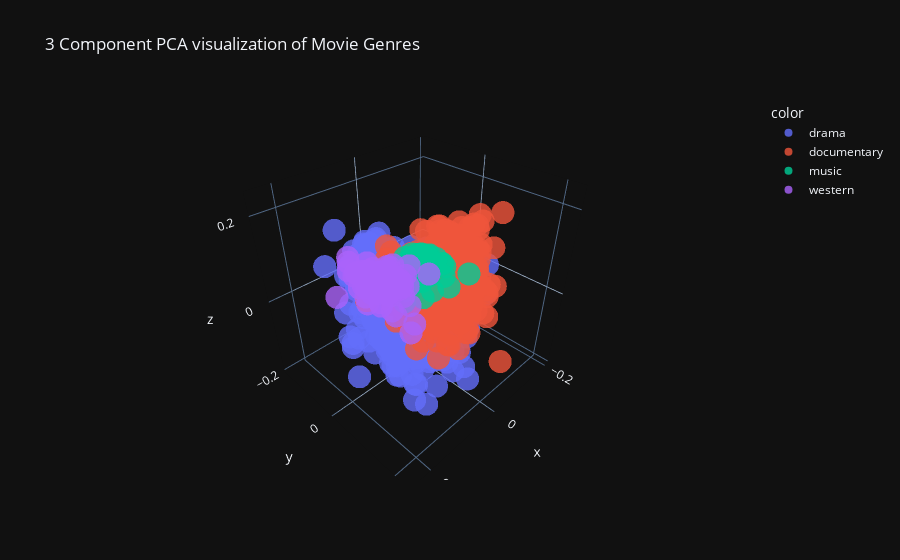

The code cell stored with this chart in its notebook:
### Code cell
fig = px.scatter_3d(x=X_pca[:, 0], y=X_pca[:, 1], z=X_pca[:, 2], color=df['Genre'], opacity=0.8,
                    title="3 Component PCA visualization of Movie Genres", hover_name=df['Title'], template='plotly_dark')
fig.show()

### Figure 1 — Plotly figure (JSON) as saved in the notebook; plotly's stock layout.template omitted (floating-point values rounded to 4 significant figures; data arrays with more than 128 entries replaced by an {"elided": "..."} marker saying what was removed)
{"data": [{"hovertemplate": "<b>%{hovertext}</b><br><br>color=drama<br>x=%{x}<br>y=%{y}<br>z=%{z}<extra></extra>", "hovertext": {"elided": "1481 str values"}, "legendgroup": "drama", "marker": {"color": "#636efa", "opacity": 0.8, "symbol": "circle"}, "mode": "markers", "name": "drama", "scene": "scene", "showlegend": true, "type": "scatter3d", "x": {"elided": "1481 float values"}, "y": {"elided": "1481 float values"}, "z": {"elided": "1481 float values"}}, {"hovertemplate": "<b>%{hovertext}</b><br><br>color=documentary<br>x=%{x}<br>y=%{y}<br>z=%{z}<extra></extra>", "hovertext": {"elided": "1459 str values"}, "legendgroup": "documentary", "marker": {"color": "#EF553B", "opacity": 0.8, "symbol": "circle"}, "mode": "markers", "name": "documentary", "scene": "scene", "showlegend": true, "type": "scatter3d", "x": {"elided": "1459 float values"}, "y": {"elided": "1459 float values"}, "z": {"elided": "1459 float values"}}, {"hovertemplate": "<b>%{hovertext}</b><br><br>color=music<br>x=%{x}<br>y=%{y}<br>z=%{z}<extra></extra>", "hovertext": ["The Derek Trucks Band: Songlines Live (2006)", "James Marsters: Words and Music (2005)", "En vanföreställning (2011)", "Jean-Michel Jarre Destination Docklands (1988)", "Universo di notte (1962)", "What Do You Think of the Programme So Far? (1992)", "Untitled Grunge/Seattle Rock Documentary (????)", "Live in Lyon (2013)", "Opera Omnibus (1987)", "\"Villa-Lobos and the String Quartet\" (2012)", "The Downtown Show (1957)", "My Morning Jacket: Okonokos (2006)", "Children in Need Rocks the 80s (2017)", "\"Beyond the Groove\" (1990)", "The 43rd Annual Grammy Awards (2001)", "Johnny Logan Live at Zadar (1990)", "Brooks & Dunn Live at Cain's Ballroom (2005)", "Girls in Bands at the BBC (2015)", "Patti Page Sings the Hits (2004)", "\"Non mais t'as vu ce que t'écoutes\" (2011)", "Alabama & Friends at the Ryman (2014)", "DJ Quik: Visualism - The Art of Sound Into Vision (2003)", "Chevelle: Any Last Words (2011)", "Aayna Ka Bayna (2012)", "\"The Swift Show Wagon with Horace Heidt and the American Way\" (1955)", "Deep Sleep & Relaxation (2010)", "The Magic of Bing Crosby (1991)", "Moby: Play - The DVD (2001)", "The House of Mirth (2016)", "Our Music Month (2010)", "Peer Gynt (2009)", "Mastodon Live at Brixton (2013)", "Reel Big Fish: Live! In Concert! (2009)", "\"Mik Schacks hjemmeservice\" (2001)", "\"VH1 Top 20 Video Countdown\" (1994)", "Binicki (2015)", "Madeleine Peyroux, Live in Los Angeles (2009)", "After Hours: Singin', Swingin' and All That Jazz (1977)", "Marty Robbins: Music Anthology (2008)", "\"How I Got the Gig\" (2016)", "\"Playboy's Beach House\" (2010)", "John Mellencamp Live at Walter Reed Hospital (2007)", "Billy Joel - A Matter of Trust: The Bridge to Russia (1987)", "Kendall Ross Bean: Chopin Polonaise in A Flat (1986)", "Little Feat Live at Rainbow Theatre (1977)", "My Sex, Our Dance (1986)", "Carlisle Floyd's Willie Stark (2008)", "Guitar Center Sessions: Peter Gabriel (2010)", "Nesmith Live (1992)", "Modus Operandi: Missing Pages Live at Mr. Small's (2006)", "Learning from the Legends: Bruch Violin Concerto No. 1 in G Minor, Op. 26 featuring Lara St. John (2014)", "\"Detroit Promo Television\" (2014)", "D.I.: Suburbia Sessions 1983 (2008)", "One Night Stand: Johnny Reid (2016)", "The Mac Davis Special (1975)", "Destination Lounge (2006)", "Dan Berglund's Tonbruket (2010)", "Ena Pá 2000, 20 Years Pedaling on Dung (2005)", "Rainbow: Memories in Rock (2016)", "Dallas Smith: The Drop (2016)", "\"Encore! Sessions\" (2012)", "Lovely Lily (2009)", "Eurovision: Your Decision (2008)", "03/02/05 (2005)", "Toto Cotugno Live in Belgrade (1990)", "Der dunkle Mensch (2010)", "\"Countdown\" (1974)", "Come West Along the Road (2008)", "Under the Covers (2002)", "\"Decades Rock Live\" (2006)", "Total Slaughter 1 (2015)", "The Cranberries: Beneath the Skin - Live in Paris (2001)", "Music for Relief Presents Concert for the Philippines (2014)", "CMT Star: Pets (2008)", "Hansel and Gretel (2008)"], "legendgroup": "music", "marker": {"color": "#00cc96", "opacity": 0.8, "symbol": "circle"}, "mode": "markers", "name": "music", "scene": "scene", "showlegend": true, "type": "scatter3d", "x": [-0.03937, -0.06047, -0.03112, -0.05715, -0.01905, -0.02282, -0.08427, -0.07459, -0.03539, -0.07458, -0.07682, -0.05498, -0.02562, -0.06311, -0.06713, -0.03229, -0.01986, -0.001157, -0.01754, -0.04139, -0.02088, -0.07374, -0.02577, -0.01364, -0.03868, -0.03739, -0.02489, -0.06162, -0.03543, -0.05582, -0.03722, -0.06393, -0.06194, -0.01024, -0.0582, -0.04518, -0.0575, 0.006226, -0.04924, -0.05301, -0.01907, -0.03413, -0.06303, -0.06194, -0.04268, -0.03959, -0.04503, 0.0006949, -0.04525, -0.06547, -0.05789, -0.06543, -0.0771, -0.02091, -0.0171, -0.08857, -0.03094, -0.04472, -0.02863, -0.05763, -0.06602, -0.0593, -0.01064, -0.07695, -0.05104, -0.05704, -0.05584, -0.05076, -0.07237, -0.03945, -0.05694, -0.05406, -0.06663, -0.1227, -0.02345], "y": [-0.06083, -0.04655, -0.01527, -0.05136, -0.03302, -0.05519, 0.02207, -0.04113, -0.05135, -0.03614, -0.05998, -0.03934, -0.04541, -0.02666, -0.05249, -0.05305, -0.05077, -0.03605, -0.0467, -0.05037, -0.04045, 0.007186, -0.03773, 0.006906, -0.05383, -0.03982, -0.05783, -0.03642, -0.0337, -0.05517, -0.03054, -0.06141, -0.02183, -0.04945, -0.05894, -0.01253, -0.05016, -0.03361, -0.03901, -0.03253, -0.05325, -0.06308, -0.0008083, -0.05303, -0.05213, -0.04984, 0.006277, -0.01327, -0.08416, -0.05424, -0.06428, -0.02768, 0.005304, -0.05668, -0.03268, 0.002763, -0.04052, -0.06294, -0.05018, -0.04289, -0.02605, 0.0275, -0.04543, -0.02752, -0.05907, -0.0372, -0.01661, -0.05022, -0.05602, -0.07357, -0.04084, -0.06833, -0.04706, 0.04733, -0.03918], "z": [0.01368, 0.03763, -0.002634, -0.00923, -0.008698, 0.03438, -0.02532, 0.03648, 0.02097, 0.0279, 0.01872, 0.03511, 0.02693, 0.04752, 0.03122, -0.002374, 0.01051, -0.02331, 0.005283, 0.004986, -0.01969, 0.03501, 0.02409, -0.02776, -0.007279, -0.01754, 0.03387, 0.04285, 0.004772, 0.04152, 0.001575, 0.01881, 0.05236, -0.01712, 0.02108, 0.01569, 0.02303, -0.0502, 0.04931, 0.01468, 0.002019, -0.01792, 0.05097, 0.01438, 0.02066, -0.002895, -0.02511, 0.08448, 0.02608, 0.03908, 0.009576, 0.008, 0.03427, -0.006925, 0.01167, 0.01967, -0.0007187, 0.01326, 0.0003618, 0.02425, 0.005256, 0.01849, -0.003528, 0.01848, 0.01575, -0.003579, 0.0001856, 0.004798, 0.03575, 0.006762, 0.01203, 0.02768, 0.006102, 0.004715, 0.03386]}, {"hovertemplate": "<b>%{hovertext}</b><br><br>color=western<br>x=%{x}<br>y=%{y}<br>z=%{z}<extra></extra>", "hovertext": ["Pioneer Marshal (1949)", "The Wild Bull's Lair (1925)", "Marshal Law (2015)", "2 once di piombo (1966)", "My Pal, the King (1932)", "L'ultimo killer (1967)", "Quantez (1957)", "The Heart of Texas Ryan (1917)", "Parade of the West (1930)", "Frisco Tornado (1950)", "The Wild Horse Stampede (1926)", "Western Racketeers (1934)", "Prairie Fever (2008)", "Six-Gun Gold (1941)", "Revolt at Fort Laramie (1956)", "Bad Men's Money (1929)", "Blackdom (????)", "Mason of the Mounted (1932)", "Law of the Texan (1938)", "Law of the Plains (1938)", "False Colors (1943)", "Everyman's Law (1936)", "The Devil's Gulch (1926)", "Buckshot John (1915)", "Battlin' Buckaroo (1924)", "Rebel in Town (1956)", "The Lash of Pinto Pete (1924)", "Sky High Corral (1926)", "Born to Battle (1927)", "Una pistola per cento bare (1968)", "Phantom Gold (1938)", "Lawless Code (1949)", "Zandy's Bride (1974)", "An Eye for an Eye (1966)", "The Cheyenne Tornado (1935)", "Scarlet Creek (????)", "Stampede (1949)", "Little Joe, the Wrangler (1942)", "Nevada Smith (1966)", "Johnny Reno (1966)", "E Dio disse a Caino... (1970)", "The Traitor (1936)", "A Lawman Is Born (1937)", "No Name on the Bullet (1959)", "The Rainbow Trail (1918)", "Gunfight in Abilene (1967)", "7 winchester per un massacro (1967)", "The Law Comes to Gunsight (1947)", "Code of the Prairie (1944)", "Fast and Fearless (1924)", "Gold (1932)", "Western Blood (1918)", "The Big Stampede (1932)", "Billy the Kid Outlawed (1940)", "Bill il taciturno (1967)", "Saddle Mountain Roundup (1941)", "Heller in Pink Tights (1960)", "The Stranger from Pecos (1943)", "Los Siete (2010)", "Three Men from Texas (1940)", "Woman They Almost Lynched (1953)", "Cheyenne Roundup (1943)", "Life in the Raw (1933)", "King of the Wild Horses (1947)", "Wanderer of the Wasteland (1945)", "Bullets for Bandits (1942)", "The Long, Long Trail (1929)", "End of the Trail (1932)", "Dead Man's Gun (1997)", "Hands Off! (1921)", "Cattle Queen of Montana (1954)", "Bordertown Gun Fighters (1943)", "The Oklahoman (1957)", "Wild Horse Range (1940)", "The Bandit Buster (1926)", "Thundering Caravans (1952)", "Assembling the World (1995)", "The Fighting Gringo (1939)", "The Redemption of Henry Myers (2014)", "Man from God's Country (1958)", "Law and Order (1953)", "Cripple Creek (1952)", "Uno a uno, sin piedad (1968)", "Guns of Hate (1948)", "Sagebrush Politics (1929)", "Thundering Hoofs (1924)", "Trailed by Three (1920)", "North of Arizona (1935)", "Day of the Badman (1958)", "Firebrand Jordan (1930)", "Forty Thieves (1944)", "\"Dirty Sally\" (1974)", "West of Tombstone (1942)", "Beyond the Law (1930)", "The Man from Guntown (1935)", "Un autre homme, une autre chance (1977)", "Man from Sonora (1951)", "Jaws of Justice (1933)", "Flying Lariats (1931)", "The Man from Bitter Roots (1916)", "Bullet for a Badman (1964)", "The Big Bonanza (1944)", "Porter Rockwell (????)", "Flame of the West (1945)", "Buffalo Bill in Tomahawk Territory (1952)", "The Gunfighters (1987)", "Three Violent People (1956)", "Five Bold Women (1960)", "Night Raiders (1952)", "Road Agent (1952)", "The Denver Kid (1948)", "Man from Cheyenne (1942)", "Frontier Pony Express (1939)", "The Padre (1911)", "Death Valley Rangers (1943)", "The Kickback (1922)"], "legendgroup": "western", "marker": {"color": "#ab63fa", "opacity": 0.8, "symbol": "circle"}, "mode": "markers", "name": "western", "scene": "scene", "showlegend": true, "type": "scatter3d", "x": [0.03429, 0.03462, -0.02707, -0.002751, 0.01098, 0.01515, 0.03973, 0.05733, 0.02208, 0.0143, 0.001653, 0.01582, 0.02943, 0.03617, -0.006917, 0.02304, 0.02988, -0.001998, 0.005837, 0.05109, 0.07047, 0.00703, 0.02679, 0.04983, 0.07887, 0.06209, 0.002828, 0.02001, 0.1101, 0.05384, 0.0389, 0.004652, 0.007244, 0.06138, 0.02522, 0.1316, 0.01931, 0.00999, 0.1072, 0.01847, 0.03281, 0.01953, 0.03453, 0.01834, 0.03996, 0.1156, 0.003231, 0.04058, 0.001861, 0.02132, 0.009565, 0.05263, -0.02165, 0.0111, 0.04592, 0.0203, 0.01003, 0.05809, 0.01532, 0.02757, 0.008577, 0.05242, 0.05414, 0.04839, 0.08943, 0.1, -0.00771, -0.00872, 0.03304, 0.03888, 0.02232, -0.01195, 0.05139, 0.01368, 0.06883, 0.01843, -0.05157, -0.01711, 0.05115, 0.05307, 0.008316, 0.01026, 0.05707, 0.02735, 0.05553, 0.02002, -0.01009, 0.03747, 0.01036, 0.04212, 0.007867, 0.01164, 0.0523, -0.0004716, 0.04137, 0.0732, 0.02124, -0.0004463, 0.04622, 0.02053, 0.08099, 0.08444, 0.04298, 0.005831, -0.04235, 0.04791, 0.05959, -0.002335, 0.03661, -0.0003314, 0.01766, 0.02697, -0.00259, 0.08725, 0.01151, 0.02707], "y": [-0.08577, -0.08263, -0.06426, -0.06986, -0.09435, -0.04522, -0.1106, -0.08567, -0.0777, -0.1012, -0.09702, -0.1177, -0.07685, -0.1214, -0.05252, -0.09372, -0.05051, -0.08337, -0.1261, -0.1074, -0.1042, -0.1407, -0.0618, -0.154, -0.137, -0.07516, -0.06768, -0.08414, -0.06767, -0.122, -0.08542, -0.09053, -0.01434, -0.06689, -0.09634, -0.008189, -0.1288, -0.1475, -0.0475, -0.07012, -0.07697, -0.1367, -0.1215, -0.08825, -0.02677, -0.143, -0.06355, -0.107, -0.0944, -0.1192, -0.1137, -0.06707, -0.1225, -0.1198, -0.0744, -0.08563, -0.04507, -0.1667, -0.06364, -0.1206, -0.08025, -0.1401, -0.1124, -0.05571, -0.09256, -0.09081, -0.05566, -0.05735, -0.06235, -0.1274, -0.063, -0.06885, -0.07281, -0.1328, -0.05819, -0.1443, -0.0122, -0.09677, 0.04553, -0.06455, -0.07091, -0.09161, -0.05627, -0.08287, -0.1738, -0.07959, -0.0374, -0.1294, -0.08111, -0.1136, -0.1292, -0.0301, -0.1075, -0.1235, -0.09866, 0.05659, -0.117, -0.09656, -0.1077, -0.0669, -0.06666, -0.07516, -0.04786, -0.1035, -0.06723, -0.08406, -0.06495, -0.06951, -0.1149, -0.09115, -0.1386, -0.1183, -0.09946, -0.002019, -0.1327, -0.07441], "z": [-0.03358, -0.03015, -0.006661, -0.01975, -0.02162, -0.01284, -0.04843, -0.006713, 0.002771, -0.02573, -0.01272, -0.02176, -0.01666, -0.02681, -0.02386, -0.02031, -0.07269, -0.01858, -0.04124, -0.004157, 0.03082, -0.006432, -0.02626, -0.006122, 0.05622, 0.02926, 0.002249, -0.04365, 0.06173, -0.02474, -0.002532, -0.01262, -0.04991, -0.00748, -0.03709, 0.02439, -0.02086, -0.02792, 0.07355, -0.02954, -0.00427, -0.01299, -0.0282, -0.01892, -0.06874, -0.03721, -0.01101, -0.0146, -0.0179, -0.02937, -0.03258, -0.01442, -0.005874, -0.006314, -0.05288, -0.01649, -0.01879, 0.0218, -0.02431, -0.02683, -0.05567, -0.04079, -0.02492, 0.007093, 0.03783, 0.03908, -0.01322, -0.01451, -0.03013, 0.001823, 0.04003, -0.0133, -0.02349, -0.01555, 0.03234, -0.009826, 0.009802, 0.0128, -0.04417, 6.223e-05, -0.01084, -0.05101, -0.04778, -0.02481, -0.006305, 0.001075, -0.01564, -0.03818, -0.01256, 0.01291, -0.01497, -0.03042, 0.02086, -0.0131, -0.007314, -0.04889, -0.0169, 0.005041, -0.01031, 0.01266, 0.07443, -0.01751, -0.01866, -0.008251, 0.0117, -0.007683, 0.001748, -0.0143, -0.01176, -0.0179, -0.01079, -0.02077, -0.03045, 0.06587, -0.02924, -0.02726]}], "layout": {"legend": {"title": {"text": "color"}, "tracegroupgap": 0}, "scene": {"domain": {"x": [0, 1], "y": [0, 1]}, "xaxis": {"title": {"text": "x"}}, "yaxis": {"title": {"text": "y"}}, "zaxis": {"title": {"text": "z"}}}, "title": {"text": "3 Component PCA visualization of Movie Genres"}}}
